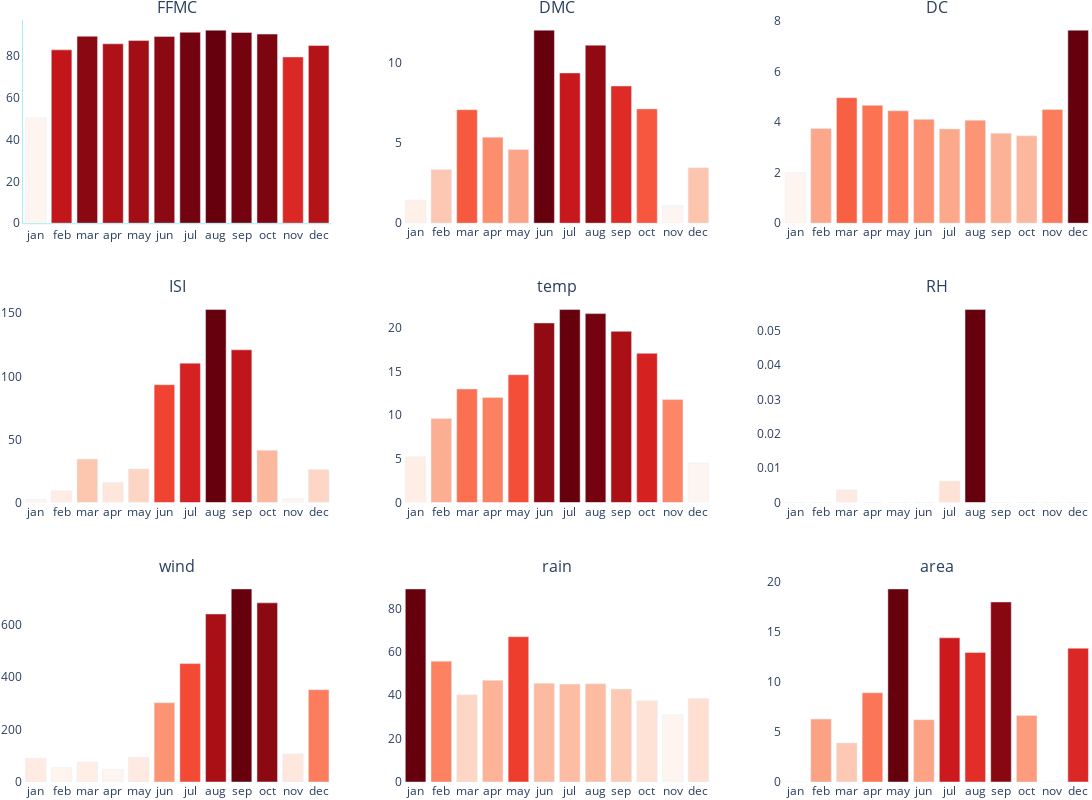

This figure's notebook cell:
### Code cell
row=1
col=1

fig=make_subplots(subplot_titles=grouped_df.columns[1:],
                  vertical_spacing=0.1,
                  rows=3,
                  cols=3,
                   )

for i in grouped_df.columns[1:]:
    fig.add_trace(
                go.Bar(
                         x=grouped_df['month'],
                         y=grouped_df[i],
                         name=i,
                         marker=dict(color = grouped_df[i],
                                     colorscale='reds') ),
                  row=row,
                  col=col )
    if row==3:
        row=1
        col+=1
    else:
        row+=1

fig.update_layout(showlegend=False,
                  height=800, 
                  width=1200,
                  margin=dict(l=5, r=1, t=20, b=5),
                  xaxis=dict(
                            showline=True,
                            showgrid=False,
                            showticklabels=True,
                            linecolor='#a6f0f5'),
                  yaxis=dict(
                            showline=True,
                            showgrid=False,
                            showticklabels=True,
                            linecolor='#a6f0f5'),
                  plot_bgcolor='white'
                 )
fig.show()

### Figure 1 — Plotly figure (JSON) as saved in the notebook; plotly's stock layout.template omitted (floating-point values rounded to 4 significant figures)
{"data": [{"marker": {"color": [50.4, 82.91, 89.4, 85.79, 87.35, 89.33, 91.33, 92.33, 91.24, 90.45, 79.5, 84.97], "colorscale": [[0, "rgb(255,245,240)"], [0.125, "rgb(254,224,210)"], [0.25, "rgb(252,187,161)"], [0.375, "rgb(252,146,114)"], [0.5, "rgb(251,106,74)"], [0.625, "rgb(239,59,44)"], [0.75, "rgb(203,24,29)"], [0.875, "rgb(165,15,21)"], [1, "rgb(103,0,13)"]]}, "name": "FFMC", "type": "bar", "x": ["jan", "feb", "mar", "apr", "may", "jun", "jul", "aug", "sep", "oct", "nov", "dec"], "xaxis": "x", "y": [50.4, 82.91, 89.4, 85.79, 87.35, 89.33, 91.33, 92.33, 91.24, 90.45, 79.5, 84.97], "yaxis": "y"}, {"marker": {"color": [2.4, 9.475, 34.52, 15.91, 26.7, 93.34, 110.4, 152.8, 120.9, 41.42, 3, 26.12], "colorscale": [[0, "rgb(255,245,240)"], [0.125, "rgb(254,224,210)"], [0.25, "rgb(252,187,161)"], [0.375, "rgb(252,146,114)"], [0.5, "rgb(251,106,74)"], [0.625, "rgb(239,59,44)"], [0.75, "rgb(203,24,29)"], [0.875, "rgb(165,15,21)"], [1, "rgb(103,0,13)"]]}, "name": "DMC", "type": "bar", "x": ["jan", "feb", "mar", "apr", "may", "jun", "jul", "aug", "sep", "oct", "nov", "dec"], "xaxis": "x4", "y": [2.4, 9.475, 34.52, 15.91, 26.7, 93.34, 110.4, 152.8, 120.9, 41.42, 3, 26.12], "yaxis": "y4"}, {"marker": {"color": [90.35, 54.67, 75.85, 48.56, 93.75, 301.8, 450.6, 639.4, 734.6, 681.7, 106.7, 351.2], "colorscale": [[0, "rgb(255,245,240)"], [0.125, "rgb(254,224,210)"], [0.25, "rgb(252,187,161)"], [0.375, "rgb(252,146,114)"], [0.5, "rgb(251,106,74)"], [0.625, "rgb(239,59,44)"], [0.75, "rgb(203,24,29)"], [0.875, "rgb(165,15,21)"], [1, "rgb(103,0,13)"]]}, "name": "DC", "type": "bar", "x": ["jan", "feb", "mar", "apr", "may", "jun", "jul", "aug", "sep", "oct", "nov", "dec"], "xaxis": "x7", "y": [90.35, 54.67, 75.85, 48.56, 93.75, 301.8, 450.6, 639.4, 734.6, 681.7, 106.7, 351.2], "yaxis": "y7"}, {"marker": {"color": [1.45, 3.35, 7.094, 5.378, 4.6, 12.07, 9.394, 11.13, 8.577, 7.147, 1.1, 3.467], "colorscale": [[0, "rgb(255,245,240)"], [0.125, "rgb(254,224,210)"], [0.25, "rgb(252,187,161)"], [0.375, "rgb(252,146,114)"], [0.5, "rgb(251,106,74)"], [0.625, "rgb(239,59,44)"], [0.75, "rgb(203,24,29)"], [0.875, "rgb(165,15,21)"], [1, "rgb(103,0,13)"]]}, "name": "ISI", "type": "bar", "x": ["jan", "feb", "mar", "apr", "may", "jun", "jul", "aug", "sep", "oct", "nov", "dec"], "xaxis": "x2", "y": [1.45, 3.35, 7.094, 5.378, 4.6, 12.07, 9.394, 11.13, 8.577, 7.147, 1.1, 3.467], "yaxis": "y2"}, {"marker": {"color": [5.25, 9.635, 13.01, 12.04, 14.65, 20.57, 22.11, 21.65, 19.61, 17.09, 11.8, 4.522], "colorscale": [[0, "rgb(255,245,240)"], [0.125, "rgb(254,224,210)"], [0.25, "rgb(252,187,161)"], [0.375, "rgb(252,146,114)"], [0.5, "rgb(251,106,74)"], [0.625, "rgb(239,59,44)"], [0.75, "rgb(203,24,29)"], [0.875, "rgb(165,15,21)"], [1, "rgb(103,0,13)"]]}, "name": "temp", "type": "bar", "x": ["jan", "feb", "mar", "apr", "may", "jun", "jul", "aug", "sep", "oct", "nov", "dec"], "xaxis": "x5", "y": [5.25, 9.635, 13.01, 12.04, 14.65, 20.57, 22.11, 21.65, 19.61, 17.09, 11.8, 4.522], "yaxis": "y5"}, {"marker": {"color": [89, 55.7, 40.25, 46.89, 67, 45.56, 45.12, 45.3, 42.84, 37.47, 31, 38.44], "colorscale": [[0, "rgb(255,245,240)"], [0.125, "rgb(254,224,210)"], [0.25, "rgb(252,187,161)"], [0.375, "rgb(252,146,114)"], [0.5, "rgb(251,106,74)"], [0.625, "rgb(239,59,44)"], [0.75, "rgb(203,24,29)"], [0.875, "rgb(165,15,21)"], [1, "rgb(103,0,13)"]]}, "name": "RH", "type": "bar", "x": ["jan", "feb", "mar", "apr", "may", "jun", "jul", "aug", "sep", "oct", "nov", "dec"], "xaxis": "x8", "y": [89, 55.7, 40.25, 46.89, 67, 45.56, 45.12, 45.3, 42.84, 37.47, 31, 38.44], "yaxis": "y8"}, {"marker": {"color": [2, 3.755, 4.97, 4.667, 4.45, 4.112, 3.734, 4.079, 3.558, 3.46, 4.5, 7.644], "colorscale": [[0, "rgb(255,245,240)"], [0.125, "rgb(254,224,210)"], [0.25, "rgb(252,187,161)"], [0.375, "rgb(252,146,114)"], [0.5, "rgb(251,106,74)"], [0.625, "rgb(239,59,44)"], [0.75, "rgb(203,24,29)"], [0.875, "rgb(165,15,21)"], [1, "rgb(103,0,13)"]]}, "name": "wind", "type": "bar", "x": ["jan", "feb", "mar", "apr", "may", "jun", "jul", "aug", "sep", "oct", "nov", "dec"], "xaxis": "x3", "y": [2, 3.755, 4.97, 4.667, 4.45, 4.112, 3.734, 4.079, 3.558, 3.46, 4.5, 7.644], "yaxis": "y3"}, {"marker": {"color": [0, 0, 0.003774, 0, 0, 0, 0.00625, 0.05618, 0, 0, 0, 0], "colorscale": [[0, "rgb(255,245,240)"], [0.125, "rgb(254,224,210)"], [0.25, "rgb(252,187,161)"], [0.375, "rgb(252,146,114)"], [0.5, "rgb(251,106,74)"], [0.625, "rgb(239,59,44)"], [0.75, "rgb(203,24,29)"], [0.875, "rgb(165,15,21)"], [1, "rgb(103,0,13)"]]}, "name": "rain", "type": "bar", "x": ["jan", "feb", "mar", "apr", "may", "jun", "jul", "aug", "sep", "oct", "nov", "dec"], "xaxis": "x6", "y": [0, 0, 0.003774, 0, 0, 0, 0.00625, 0.05618, 0, 0, 0, 0], "yaxis": "y6"}, {"marker": {"color": [0, 6.275, 3.898, 8.891, 19.24, 6.206, 14.37, 12.91, 17.94, 6.638, 0, 13.33], "colorscale": [[0, "rgb(255,245,240)"], [0.125, "rgb(254,224,210)"], [0.25, "rgb(252,187,161)"], [0.375, "rgb(252,146,114)"], [0.5, "rgb(251,106,74)"], [0.625, "rgb(239,59,44)"], [0.75, "rgb(203,24,29)"], [0.875, "rgb(165,15,21)"], [1, "rgb(103,0,13)"]]}, "name": "area", "type": "bar", "x": ["jan", "feb", "mar", "apr", "may", "jun", "jul", "aug", "sep", "oct", "nov", "dec"], "xaxis": "x9", "y": [0, 6.275, 3.898, 8.891, 19.24, 6.206, 14.37, 12.91, 17.94, 6.638, 0, 13.33], "yaxis": "y9"}], "layout": {"annotations": [{"font": {"size": 16}, "showarrow": false, "text": "FFMC", "x": 0.1444, "xanchor": "center", "xref": "paper", "y": 1, "yanchor": "bottom", "yref": "paper"}, {"font": {"size": 16}, "showarrow": false, "text": "DMC", "x": 0.5, "xanchor": "center", "xref": "paper", "y": 1, "yanchor": "bottom", "yref": "paper"}, {"font": {"size": 16}, "showarrow": false, "text": "DC", "x": 0.8556, "xanchor": "center", "xref": "paper", "y": 1, "yanchor": "bottom", "yref": "paper"}, {"font": {"size": 16}, "showarrow": false, "text": "ISI", "x": 0.1444, "xanchor": "center", "xref": "paper", "y": 0.6333, "yanchor": "bottom", "yref": "paper"}, {"font": {"size": 16}, "showarrow": false, "text": "temp", "x": 0.5, "xanchor": "center", "xref": "paper", "y": 0.6333, "yanchor": "bottom", "yref": "paper"}, {"font": {"size": 16}, "showarrow": false, "text": "RH", "x": 0.8556, "xanchor": "center", "xref": "paper", "y": 0.6333, "yanchor": "bottom", "yref": "paper"}, {"font": {"size": 16}, "showarrow": false, "text": "wind", "x": 0.1444, "xanchor": "center", "xref": "paper", "y": 0.2667, "yanchor": "bottom", "yref": "paper"}, {"font": {"size": 16}, "showarrow": false, "text": "rain", "x": 0.5, "xanchor": "center", "xref": "paper", "y": 0.2667, "yanchor": "bottom", "yref": "paper"}, {"font": {"size": 16}, "showarrow": false, "text": "area", "x": 0.8556, "xanchor": "center", "xref": "paper", "y": 0.2667, "yanchor": "bottom", "yref": "paper"}], "height": 800, "margin": {"b": 5, "l": 5, "r": 1, "t": 20}, "plot_bgcolor": "white", "showlegend": false, "width": 1200, "xaxis": {"anchor": "y", "domain": [0, 0.2889], "linecolor": "#a6f0f5", "showgrid": false, "showline": true, "showticklabels": true}, "xaxis2": {"anchor": "y2", "domain": [0.3556, 0.6444]}, "xaxis3": {"anchor": "y3", "domain": [0.7111, 1]}, "xaxis4": {"anchor": "y4", "domain": [0, 0.2889]}, "xaxis5": {"anchor": "y5", "domain": [0.3556, 0.6444]}, "xaxis6": {"anchor": "y6", "domain": [0.7111, 1]}, "xaxis7": {"anchor": "y7", "domain": [0, 0.2889]}, "xaxis8": {"anchor": "y8", "domain": [0.3556, 0.6444]}, "xaxis9": {"anchor": "y9", "domain": [0.7111, 1]}, "yaxis": {"anchor": "x", "domain": [0.7333, 1], "linecolor": "#a6f0f5", "showgrid": false, "showline": true, "showticklabels": true}, "yaxis2": {"anchor": "x2", "domain": [0.7333, 1]}, "yaxis3": {"anchor": "x3", "domain": [0.7333, 1]}, "yaxis4": {"anchor": "x4", "domain": [0.3667, 0.6333]}, "yaxis5": {"anchor": "x5", "domain": [0.3667, 0.6333]}, "yaxis6": {"anchor": "x6", "domain": [0.3667, 0.6333]}, "yaxis7": {"anchor": "x7", "domain": [0, 0.2667]}, "yaxis8": {"anchor": "x8", "domain": [0, 0.2667]}, "yaxis9": {"anchor": "x9", "domain": [0, 0.2667]}}}
